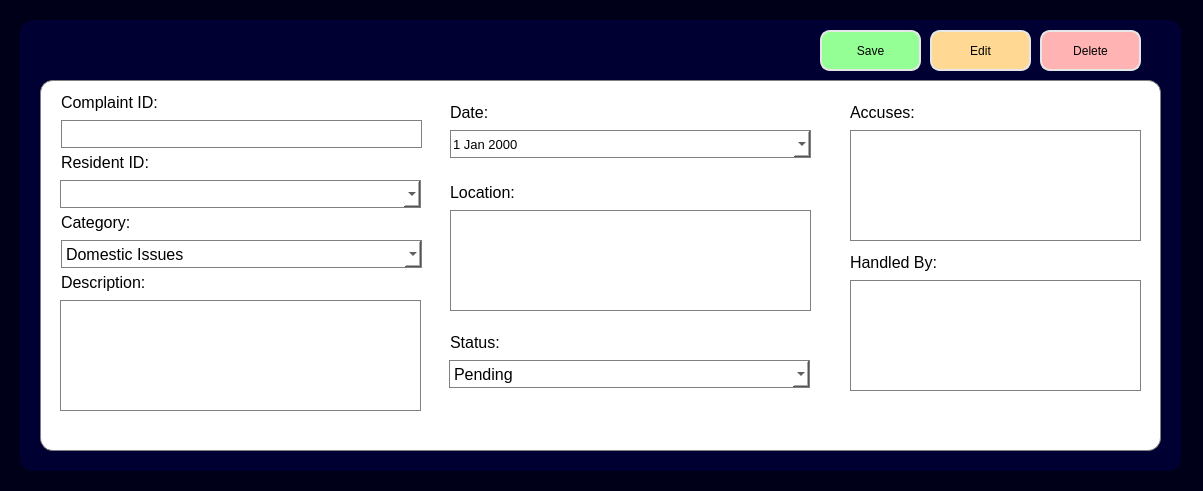
<?xml version="1.0" encoding="UTF-8"?>
<ui version="4.0">
 <class>infoComplaintDialog</class>
 <widget class="QDialog" name="infoComplaintDialog">
  <property name="geometry">
   <rect>
    <x>0</x>
    <y>0</y>
    <width>1203</width>
    <height>491</height>
   </rect>
  </property>
  <property name="windowTitle">
   <string>Complaint Case Information</string>
  </property>
  <property name="styleSheet">
   <string notr="true">background-color: rgb(0, 0, 25);</string>
  </property>
  <widget class="QFrame" name="frame">
   <property name="geometry">
    <rect>
     <x>20</x>
     <y>20</y>
     <width>1161</width>
     <height>451</height>
    </rect>
   </property>
   <property name="styleSheet">
    <string notr="true">background-color: rgb(0, 0, 50);
border-radius: 13px;</string>
   </property>
   <property name="frameShape">
    <enum>QFrame::StyledPanel</enum>
   </property>
   <property name="frameShadow">
    <enum>QFrame::Raised</enum>
   </property>
   <widget class="QFrame" name="frame_2">
    <property name="geometry">
     <rect>
      <x>20</x>
      <y>60</y>
      <width>1121</width>
      <height>371</height>
     </rect>
    </property>
    <property name="styleSheet">
     <string notr="true">background-color: white;
border: 1px solid grey;
border-radius: 13px;</string>
    </property>
    <property name="frameShape">
     <enum>QFrame::StyledPanel</enum>
    </property>
    <property name="frameShadow">
     <enum>QFrame::Raised</enum>
    </property>
    <widget class="QLabel" name="label_resident_id">
     <property name="geometry">
      <rect>
       <x>21</x>
       <y>10</y>
       <width>124</width>
       <height>24</height>
      </rect>
     </property>
     <property name="font">
      <font>
       <pointsize>12</pointsize>
      </font>
     </property>
     <property name="styleSheet">
      <string notr="true">border: 0px</string>
     </property>
     <property name="text">
      <string>Complaint ID:</string>
     </property>
    </widget>
    <widget class="QLineEdit" name="infocomplaint_complaintID_input">
     <property name="geometry">
      <rect>
       <x>21</x>
       <y>40</y>
       <width>361</width>
       <height>28</height>
      </rect>
     </property>
     <property name="font">
      <font>
       <pointsize>12</pointsize>
      </font>
     </property>
     <property name="styleSheet">
      <string notr="true">background-color: white;
border: 1px solid grey;
border-radius: 0px;</string>
     </property>
    </widget>
    <widget class="QLabel" name="label_first_name">
     <property name="geometry">
      <rect>
       <x>21</x>
       <y>70</y>
       <width>111</width>
       <height>24</height>
      </rect>
     </property>
     <property name="font">
      <font>
       <pointsize>12</pointsize>
      </font>
     </property>
     <property name="styleSheet">
      <string notr="true">border: 0px</string>
     </property>
     <property name="text">
      <string>Resident ID:</string>
     </property>
    </widget>
    <widget class="QLabel" name="label_dob">
     <property name="geometry">
      <rect>
       <x>410</x>
       <y>20</y>
       <width>50</width>
       <height>24</height>
      </rect>
     </property>
     <property name="font">
      <font>
       <pointsize>12</pointsize>
      </font>
     </property>
     <property name="styleSheet">
      <string notr="true">border: 0px</string>
     </property>
     <property name="text">
      <string>Date:</string>
     </property>
    </widget>
    <widget class="QLabel" name="label_address">
     <property name="geometry">
      <rect>
       <x>410</x>
       <y>100</y>
       <width>82</width>
       <height>24</height>
      </rect>
     </property>
     <property name="font">
      <font>
       <pointsize>12</pointsize>
      </font>
     </property>
     <property name="styleSheet">
      <string notr="true">border: 0px</string>
     </property>
     <property name="text">
      <string>Location:</string>
     </property>
    </widget>
    <widget class="QComboBox" name="infocomplaint_category_input">
     <property name="geometry">
      <rect>
       <x>21</x>
       <y>160</y>
       <width>361</width>
       <height>28</height>
      </rect>
     </property>
     <property name="font">
      <font>
       <pointsize>12</pointsize>
      </font>
     </property>
     <property name="styleSheet">
      <string notr="true">background-color: white;
border: 1px solid grey;
border-radius: 0px;</string>
     </property>
     <item>
      <property name="text">
       <string>Domestic Issues</string>
      </property>
     </item>
     <item>
      <property name="text">
       <string>Community Disputes</string>
      </property>
     </item>
     <item>
      <property name="text">
       <string>Public Disturbance</string>
      </property>
     </item>
     <item>
      <property name="text">
       <string>Business and Livelihood Issues</string>
      </property>
     </item>
     <item>
      <property name="text">
       <string>Environmental Concerns</string>
      </property>
     </item>
     <item>
      <property name="text">
       <string>Traffic and Road Issues</string>
      </property>
     </item>
     <item>
      <property name="text">
       <string>Criminal Activities</string>
      </property>
     </item>
     <item>
      <property name="text">
       <string>Barangay Ordinance Violations</string>
      </property>
     </item>
    </widget>
    <widget class="QLabel" name="label_first_name_2">
     <property name="geometry">
      <rect>
       <x>21</x>
       <y>130</y>
       <width>87</width>
       <height>24</height>
      </rect>
     </property>
     <property name="font">
      <font>
       <pointsize>12</pointsize>
      </font>
     </property>
     <property name="styleSheet">
      <string notr="true">border: 0px</string>
     </property>
     <property name="text">
      <string>Category:</string>
     </property>
    </widget>
    <widget class="QLabel" name="label_first_name_3">
     <property name="geometry">
      <rect>
       <x>410</x>
       <y>250</y>
       <width>63</width>
       <height>24</height>
      </rect>
     </property>
     <property name="font">
      <font>
       <pointsize>12</pointsize>
      </font>
     </property>
     <property name="styleSheet">
      <string notr="true">border: 0px</string>
     </property>
     <property name="text">
      <string>Status:</string>
     </property>
    </widget>
    <widget class="QComboBox" name="infocomplaint_status_input">
     <property name="geometry">
      <rect>
       <x>409</x>
       <y>280</y>
       <width>361</width>
       <height>28</height>
      </rect>
     </property>
     <property name="font">
      <font>
       <pointsize>12</pointsize>
      </font>
     </property>
     <property name="styleSheet">
      <string notr="true">background-color: white;
border: 1px solid grey;
border-radius: 0px;</string>
     </property>
     <item>
      <property name="text">
       <string>Pending</string>
      </property>
     </item>
     <item>
      <property name="text">
       <string>Completed</string>
      </property>
     </item>
     <item>
      <property name="text">
       <string>Cancelled</string>
      </property>
     </item>
    </widget>
    <widget class="QLabel" name="label_address_2">
     <property name="geometry">
      <rect>
       <x>21</x>
       <y>190</y>
       <width>107</width>
       <height>24</height>
      </rect>
     </property>
     <property name="font">
      <font>
       <pointsize>12</pointsize>
      </font>
     </property>
     <property name="styleSheet">
      <string notr="true">border: 0px</string>
     </property>
     <property name="text">
      <string>Description:</string>
     </property>
    </widget>
    <widget class="QDateEdit" name="infocomplaint_date_input">
     <property name="geometry">
      <rect>
       <x>410</x>
       <y>50</y>
       <width>361</width>
       <height>28</height>
      </rect>
     </property>
     <property name="font">
      <font>
       <pointsize>10</pointsize>
      </font>
     </property>
     <property name="styleSheet">
      <string notr="true">background-color: white;
border: 1px solid grey;
border-radius: 0px;</string>
     </property>
     <property name="calendarPopup">
      <bool>true</bool>
     </property>
    </widget>
    <widget class="QComboBox" name="infocomplaint_residentID_input">
     <property name="geometry">
      <rect>
       <x>20</x>
       <y>100</y>
       <width>361</width>
       <height>28</height>
      </rect>
     </property>
     <property name="font">
      <font>
       <pointsize>12</pointsize>
      </font>
     </property>
     <property name="styleSheet">
      <string notr="true">background-color: white;
border: 1px solid grey;
border-radius: 0px;</string>
     </property>
    </widget>
    <widget class="QLabel" name="label_address_3">
     <property name="geometry">
      <rect>
       <x>810</x>
       <y>170</y>
       <width>107</width>
       <height>24</height>
      </rect>
     </property>
     <property name="font">
      <font>
       <pointsize>12</pointsize>
      </font>
     </property>
     <property name="styleSheet">
      <string notr="true">border: 0px</string>
     </property>
     <property name="text">
      <string>Handled By:</string>
     </property>
    </widget>
    <widget class="QLabel" name="label_address_4">
     <property name="geometry">
      <rect>
       <x>810</x>
       <y>20</y>
       <width>107</width>
       <height>24</height>
      </rect>
     </property>
     <property name="font">
      <font>
       <pointsize>12</pointsize>
      </font>
     </property>
     <property name="styleSheet">
      <string notr="true">border: 0px</string>
     </property>
     <property name="text">
      <string>Accuses:</string>
     </property>
    </widget>
    <widget class="QTextEdit" name="infocomplaint_description_input">
     <property name="geometry">
      <rect>
       <x>20</x>
       <y>220</y>
       <width>361</width>
       <height>111</height>
      </rect>
     </property>
     <property name="styleSheet">
      <string notr="true">background-color: white;
border: 1px solid grey;
border-radius: 0px;</string>
     </property>
     <property name="html">
      <string>&lt;!DOCTYPE HTML PUBLIC &quot;-//W3C//DTD HTML 4.0//EN&quot; &quot;http://www.w3.org/TR/REC-html40/strict.dtd&quot;&gt;
&lt;html&gt;&lt;head&gt;&lt;meta name=&quot;qrichtext&quot; content=&quot;1&quot; /&gt;&lt;style type=&quot;text/css&quot;&gt;
p, li { white-space: pre-wrap; }
&lt;/style&gt;&lt;/head&gt;&lt;body style=&quot; font-family:'MS Shell Dlg 2'; font-size:8.25pt; font-weight:400; font-style:normal;&quot;&gt;
&lt;p style=&quot;-qt-paragraph-type:empty; margin-top:0px; margin-bottom:0px; margin-left:0px; margin-right:0px; -qt-block-indent:0; text-indent:0px;&quot;&gt;&lt;br /&gt;&lt;/p&gt;&lt;/body&gt;&lt;/html&gt;</string>
     </property>
    </widget>
    <widget class="QTextEdit" name="infocomplaint_location_input">
     <property name="geometry">
      <rect>
       <x>410</x>
       <y>130</y>
       <width>361</width>
       <height>101</height>
      </rect>
     </property>
     <property name="styleSheet">
      <string notr="true">background-color: white;
border: 1px solid grey;
border-radius: 0px;</string>
     </property>
     <property name="html">
      <string>&lt;!DOCTYPE HTML PUBLIC &quot;-//W3C//DTD HTML 4.0//EN&quot; &quot;http://www.w3.org/TR/REC-html40/strict.dtd&quot;&gt;
&lt;html&gt;&lt;head&gt;&lt;meta name=&quot;qrichtext&quot; content=&quot;1&quot; /&gt;&lt;style type=&quot;text/css&quot;&gt;
p, li { white-space: pre-wrap; }
&lt;/style&gt;&lt;/head&gt;&lt;body style=&quot; font-family:'MS Shell Dlg 2'; font-size:8.25pt; font-weight:400; font-style:normal;&quot;&gt;
&lt;p style=&quot;-qt-paragraph-type:empty; margin-top:0px; margin-bottom:0px; margin-left:0px; margin-right:0px; -qt-block-indent:0; text-indent:0px;&quot;&gt;&lt;br /&gt;&lt;/p&gt;&lt;/body&gt;&lt;/html&gt;</string>
     </property>
    </widget>
    <widget class="QTextEdit" name="infocomplaint_accuses_input">
     <property name="geometry">
      <rect>
       <x>810</x>
       <y>50</y>
       <width>291</width>
       <height>111</height>
      </rect>
     </property>
     <property name="styleSheet">
      <string notr="true">background-color: white;
border: 1px solid grey;
border-radius: 0px;</string>
     </property>
     <property name="html">
      <string>&lt;!DOCTYPE HTML PUBLIC &quot;-//W3C//DTD HTML 4.0//EN&quot; &quot;http://www.w3.org/TR/REC-html40/strict.dtd&quot;&gt;
&lt;html&gt;&lt;head&gt;&lt;meta name=&quot;qrichtext&quot; content=&quot;1&quot; /&gt;&lt;style type=&quot;text/css&quot;&gt;
p, li { white-space: pre-wrap; }
&lt;/style&gt;&lt;/head&gt;&lt;body style=&quot; font-family:'MS Shell Dlg 2'; font-size:8.25pt; font-weight:400; font-style:normal;&quot;&gt;
&lt;p style=&quot;-qt-paragraph-type:empty; margin-top:0px; margin-bottom:0px; margin-left:0px; margin-right:0px; -qt-block-indent:0; text-indent:0px;&quot;&gt;&lt;br /&gt;&lt;/p&gt;&lt;/body&gt;&lt;/html&gt;</string>
     </property>
    </widget>
    <widget class="QTextEdit" name="infocomplaint_handledby_input">
     <property name="geometry">
      <rect>
       <x>810</x>
       <y>200</y>
       <width>291</width>
       <height>111</height>
      </rect>
     </property>
     <property name="styleSheet">
      <string notr="true">background-color: white;
border: 1px solid grey;
border-radius: 0px;</string>
     </property>
     <property name="html">
      <string>&lt;!DOCTYPE HTML PUBLIC &quot;-//W3C//DTD HTML 4.0//EN&quot; &quot;http://www.w3.org/TR/REC-html40/strict.dtd&quot;&gt;
&lt;html&gt;&lt;head&gt;&lt;meta name=&quot;qrichtext&quot; content=&quot;1&quot; /&gt;&lt;style type=&quot;text/css&quot;&gt;
p, li { white-space: pre-wrap; }
&lt;/style&gt;&lt;/head&gt;&lt;body style=&quot; font-family:'MS Shell Dlg 2'; font-size:8.25pt; font-weight:400; font-style:normal;&quot;&gt;
&lt;p style=&quot;-qt-paragraph-type:empty; margin-top:0px; margin-bottom:0px; margin-left:0px; margin-right:0px; -qt-block-indent:0; text-indent:0px;&quot;&gt;&lt;br /&gt;&lt;/p&gt;&lt;/body&gt;&lt;/html&gt;</string>
     </property>
    </widget>
   </widget>
   <widget class="QPushButton" name="saveCompBtn">
    <property name="geometry">
     <rect>
      <x>800</x>
      <y>10</y>
      <width>101</width>
      <height>41</height>
     </rect>
    </property>
    <property name="font">
     <font>
      <family>System</family>
      <weight>50</weight>
      <bold>false</bold>
     </font>
    </property>
    <property name="styleSheet">
     <string notr="true">background-color: rgb(148, 255, 148);
border: 2px solid rgb(230, 230, 230);
border-radius: 10px;
color: black;</string>
    </property>
    <property name="text">
     <string>Save</string>
    </property>
   </widget>
   <widget class="QPushButton" name="updCompBtn">
    <property name="geometry">
     <rect>
      <x>910</x>
      <y>10</y>
      <width>101</width>
      <height>41</height>
     </rect>
    </property>
    <property name="font">
     <font>
      <family>System</family>
      <weight>50</weight>
      <bold>false</bold>
     </font>
    </property>
    <property name="styleSheet">
     <string notr="true">background-color: rgb(255, 217, 148);
border: 2px solid rgb(230, 230, 230);
border-radius: 10px;
color: black;</string>
    </property>
    <property name="text">
     <string>Edit</string>
    </property>
    <property name="icon">
     <iconset>
      <normaloff>:/icons/pencil.png</normaloff>:/icons/pencil.png</iconset>
    </property>
   </widget>
   <widget class="QPushButton" name="delCompBtn">
    <property name="geometry">
     <rect>
      <x>1020</x>
      <y>10</y>
      <width>101</width>
      <height>41</height>
     </rect>
    </property>
    <property name="font">
     <font>
      <family>System</family>
      <weight>50</weight>
      <bold>false</bold>
     </font>
    </property>
    <property name="styleSheet">
     <string notr="true">background-color: rgb(255, 179, 179);
border: 2px solid rgb(230, 230, 230);
border-radius: 10px;
color: black;</string>
    </property>
    <property name="text">
     <string>Delete</string>
    </property>
    <property name="icon">
     <iconset>
      <normaloff>:/icons/trash.png</normaloff>:/icons/trash.png</iconset>
    </property>
   </widget>
  </widget>
 </widget>
 <resources/>
 <connections/>
</ui>
